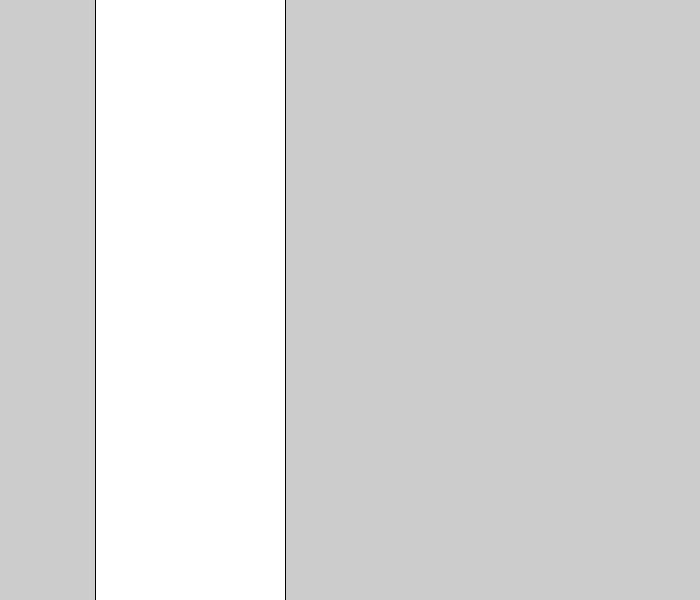
Frame 1 (no input)
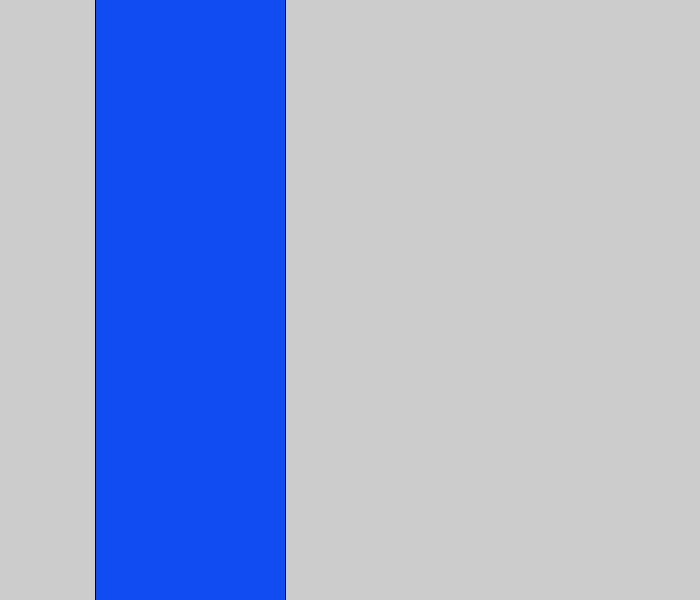
Frame 60 (the mouse pressed at the canvas centre just before this capture)
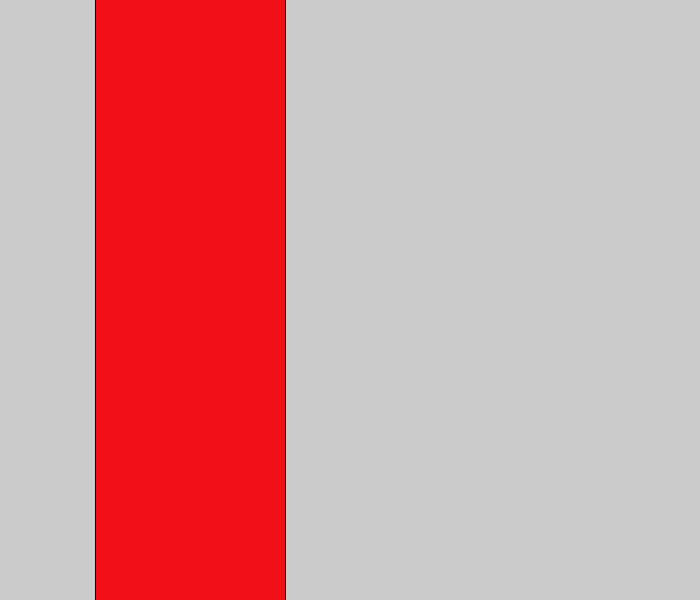
Frame 120 (the mouse held since frame 60 and released just before this capture)

The Processing sketch that drew these frames (run headless with seeded random() and noise(); from frame 60 on, the mouse is pressed at the canvas centre):

// Processing sketch: c_LogicalDot
// ── c_LogicalDot.pde

void setup() {
  
// 1. Set the size of the sketch. Make it 600 pixels square. 
  size (700,600);

}

void draw() {
  
// 2. Draw an ellipse
// Run the program to make sure it works before moving on.

ellipse(190,250,190,300000);

// 3. Change the color of the ellipse when the mouse is pressed.
//    Use the following code, but put your colors where indicated
//    Remember to use the   fill()  command to set colors.

if (mousePressed) {
 
   //  put one color here 
  fill(#F21119);
} else {
  
   // put a different color here
  fill(#114BF2);
}  
  
  
  
}
